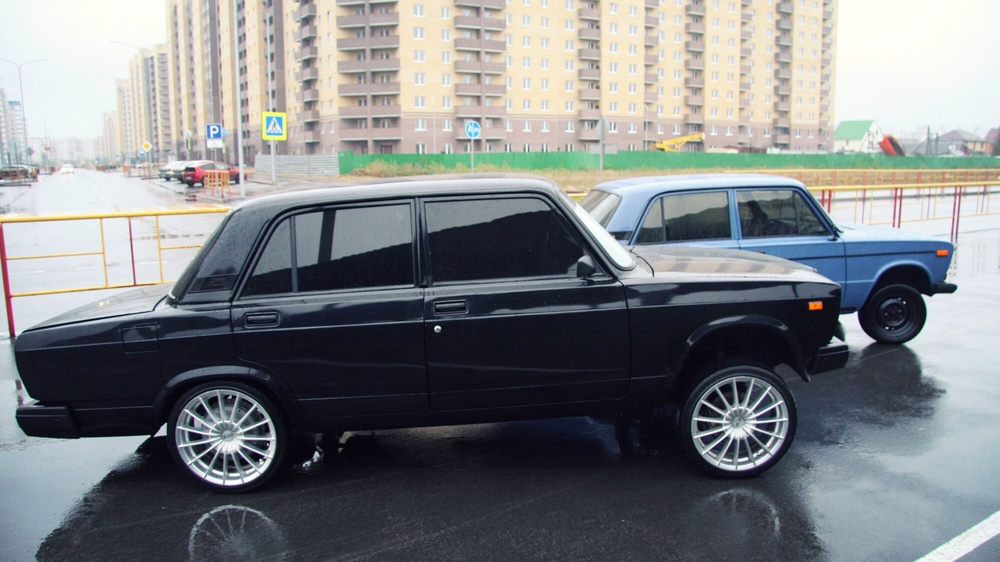
#> input picture img/1.jpg, 1000 x 562 px, shrunk from 1920 x 1080 before the run, given in place of the camera
$ python sec_lab.py
#> lines starting #> are read from the running program, lines starting #| are printed output that depends on the picture; after the words box and inside, x2 and y2 are one past the last pixel; in counts of white or black regions, pixels touching at a corner belong together
import cv2
import numpy as np

cap = cv2.VideoCapture(0)

if not cap.isOpened():
    exit()

while True:
    ret, frame = cap.read()
#> frame is the input picture: shape (562, 1000, 3); mean B, G, R 133.4, 130.8, 127.4
    if not ret:
        break

    hsv = cv2.cvtColor(frame, cv2.COLOR_BGR2HSV)
#> hsv: shape (562, 1000, 3); mean H, S, V 87.8, 55.7, 140.7

    lower_red1 = np.array([0, 100, 100])
    upper_red1 = np.array([10, 255, 255])
    lower_red2 = np.array([170, 100, 100])
    upper_red2 = np.array([180, 255, 255])

    mask1 = cv2.inRange(hsv, lower_red1, upper_red1)
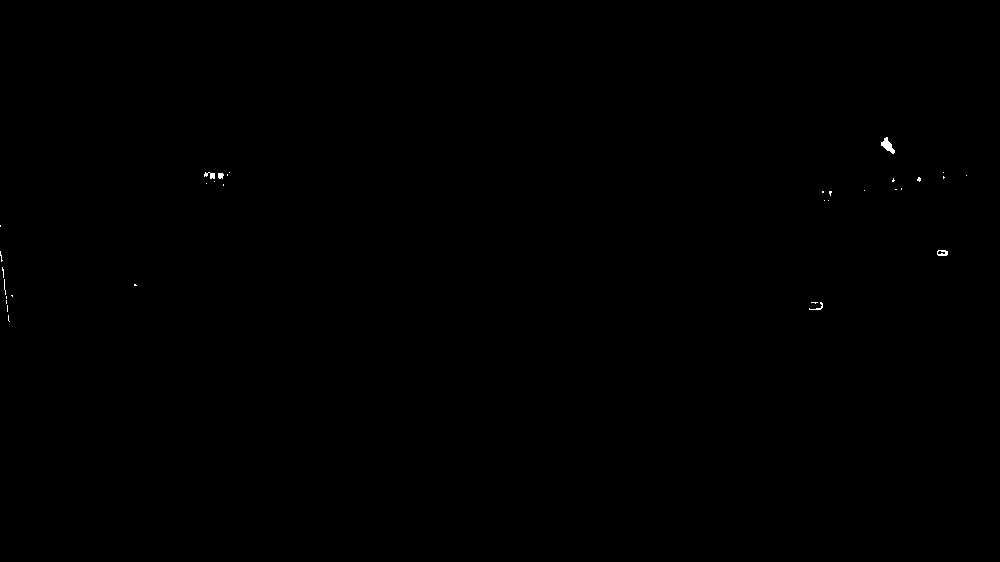
#> mask1: shape (562, 1000); 0.07% white; 33 white regions (28 under 20 px), largest, box (x1, y1, x2, y2) and area: (881, 137, 895, 154) 113, (937, 250, 948, 256) 47, (204, 172, 215, 179) 45, (809, 302, 823, 310) 31, (218, 173, 224, 179) 30
    mask2 = cv2.inRange(hsv, lower_red2, upper_red2)
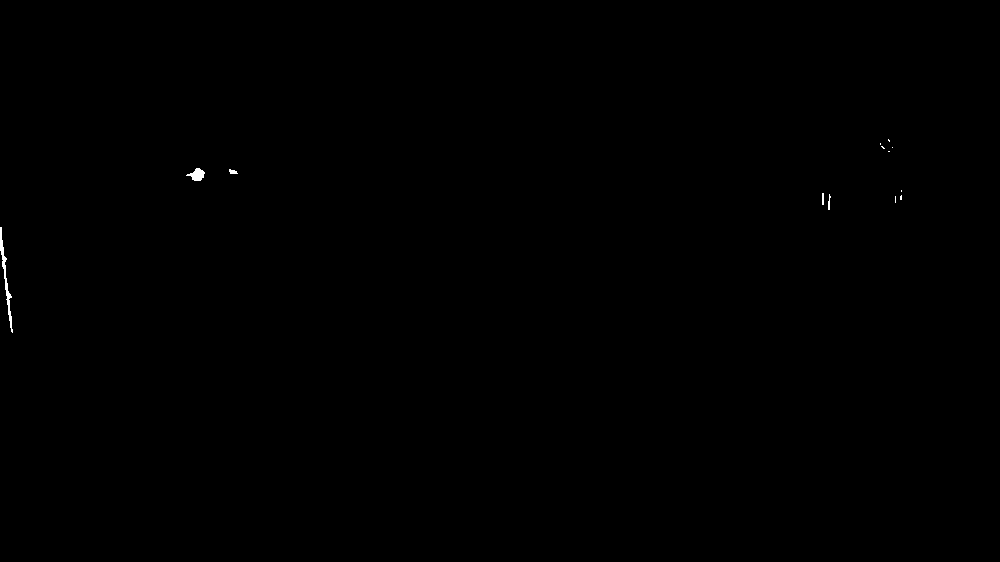
#> mask2: shape (562, 1000); 0.1% white; 13 white regions (8 under 20 px), largest, box (x1, y1, x2, y2) and area: (0, 227, 13, 333) 290, (186, 168, 205, 181) 142, (229, 169, 238, 174) 31, (828, 194, 831, 210) 27, (822, 193, 824, 205) 24
    mask = cv2.bitwise_or(mask1, mask2)
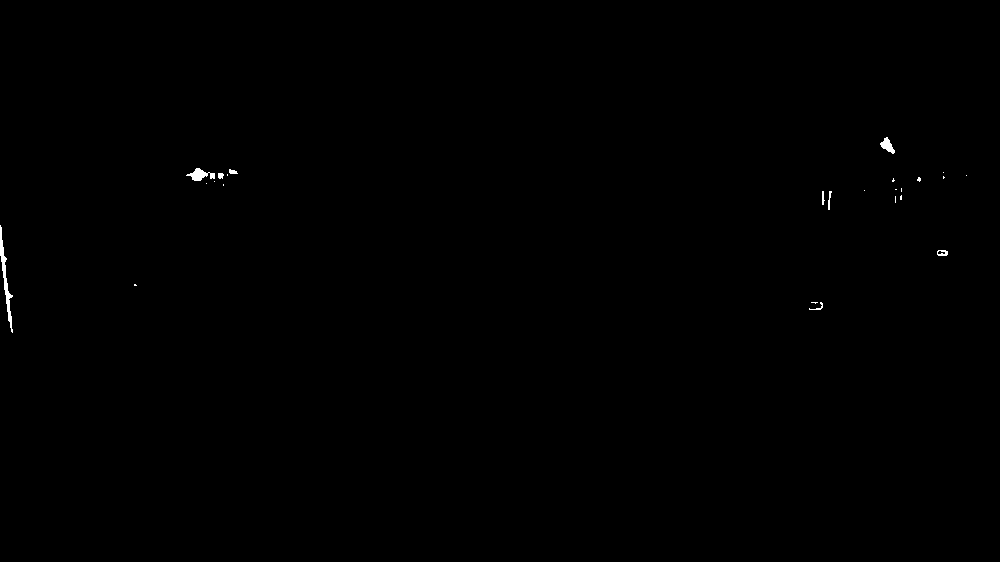
#> mask: shape (562, 1000); 0.17% white; 25 white regions (16 under 20 px), largest, box (x1, y1, x2, y2) and area: (0, 225, 13, 333) 358, (186, 168, 215, 181) 187, (880, 137, 895, 154) 128

    red_only = cv2.bitwise_and(frame, frame, mask=mask)

    cv2.imshow('Threshold (Red Only)', mask)

    kernel = np.ones((5, 5), np.uint8)
    opening = cv2.morphologyEx(mask, cv2.MORPH_OPEN, kernel)
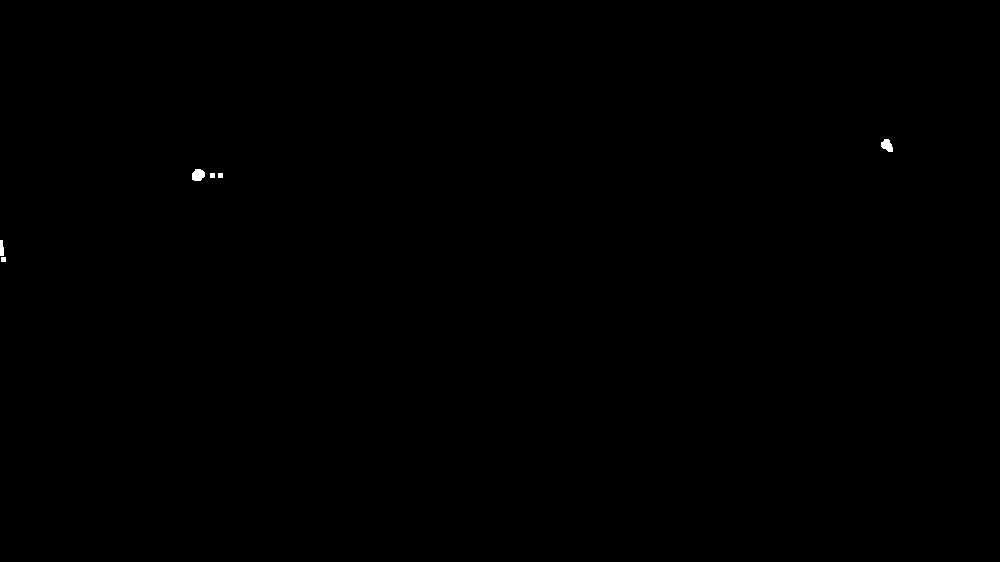
#> opening: shape (562, 1000); 0.07% white; 6 white regions, box (x1, y1, x2, y2) and area: (192, 169, 205, 181) 127, (881, 139, 893, 152) 109, (0, 240, 4, 256) 57, (210, 173, 215, 178) 25, (218, 173, 223, 178) 25, (1, 257, 6, 262) 25
    closing = cv2.morphologyEx(opening, cv2.MORPH_CLOSE, kernel)
#> closing: shape (562, 1000); 0.07% white; 4 white regions

    cv2.imshow('After Opening', opening)
    cv2.imshow('After Closing', closing)

    moments = cv2.moments(closing)
#> moments = moments, m00 99960, centre m10/m00, m01/m00 = (346.8, 184.4)
    area = moments['m00']
#> area = 99960

    if area > 100:
        cx = int(moments['m10'] / area)
#> cx = 346
        cy = int(moments['m01'] / area)
#> cy = 184

        contours, _ = cv2.findContours(closing, cv2.RETR_EXTERNAL, cv2.CHAIN_APPROX_SIMPLE)
#> contours = 4 contours; box (x1, y1, x2, y2) and area: (192, 169, 205, 181) 108, (881, 139, 893, 152) 90, (0, 240, 6, 262) 65, (210, 173, 223, 178) 48
        if contours:
            largest_contour = max(contours, key=cv2.contourArea)
#> largest_contour = contour of 16 points, box (x1, y1, x2, y2) (192, 169, 205, 181), area 108
            x, y, w, h = cv2.boundingRect(largest_contour)
#> x = 192; y = 169; w = 13; h = 12
            cv2.rectangle(frame, (x, y), (x + w, y + h), (0, 0, 0), 2)
#> frame: shape (562, 1000, 3); 0.03% of pixels changed, all inside (x1, y1, x2, y2) = (191, 168, 207, 183)
            cv2.circle(frame, (cx, cy), 5, (0, 255, 0), -1)
#> frame: shape (562, 1000, 3); mean B, G, R 133.4, 130.8, 127.3

        cv2.putText(frame, f'Area: {int(area)}', (10, 30),
                    cv2.FONT_HERSHEY_SIMPLEX, 1, (0, 255, 0), 2)
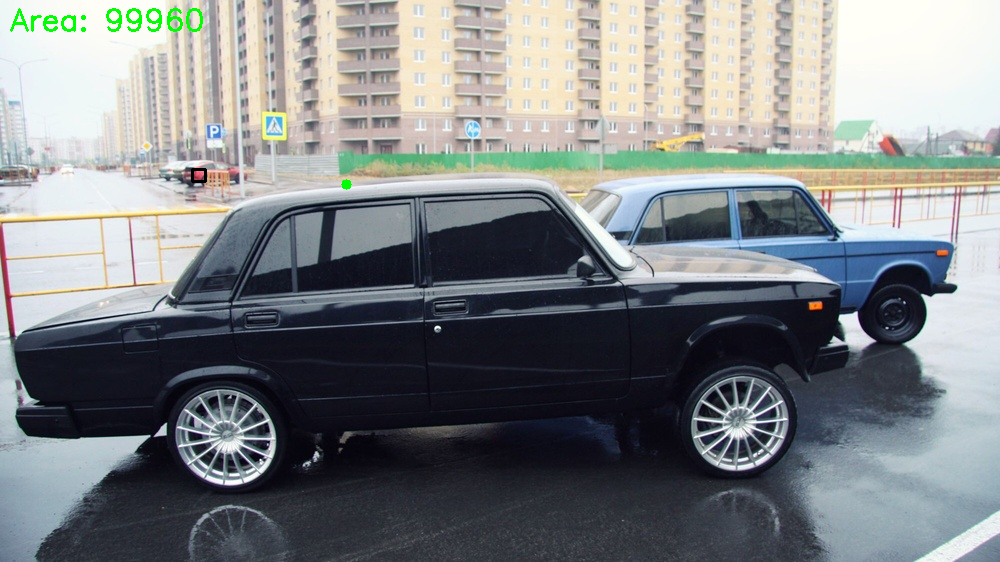
#> frame: shape (562, 1000, 3); mean B, G, R 132.8, 130.9, 126.7

    cv2.imshow('Tracking', frame)

    if cv2.waitKey(1) & 0xFF == ord('q'):
#> (key q is pressed here)
        break

cap.release()
cv2.destroyAllWindows()
